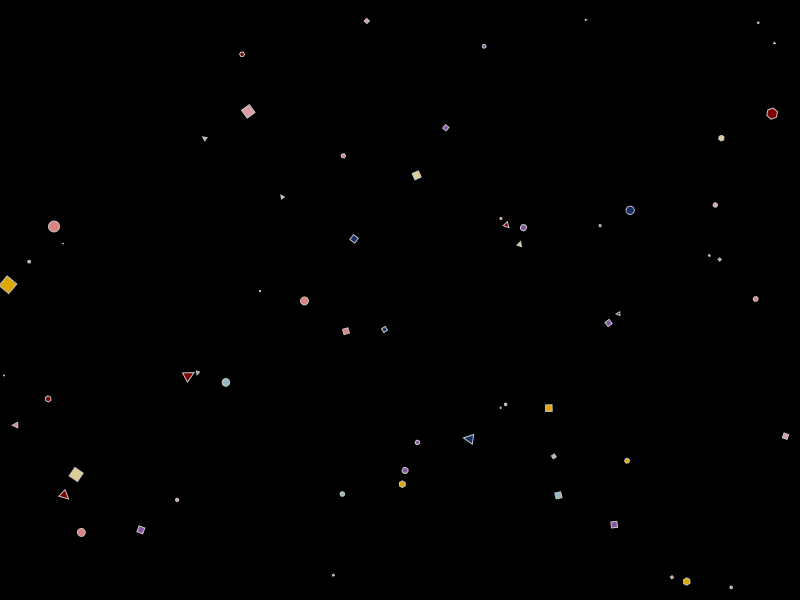
Frame 1 (no input)
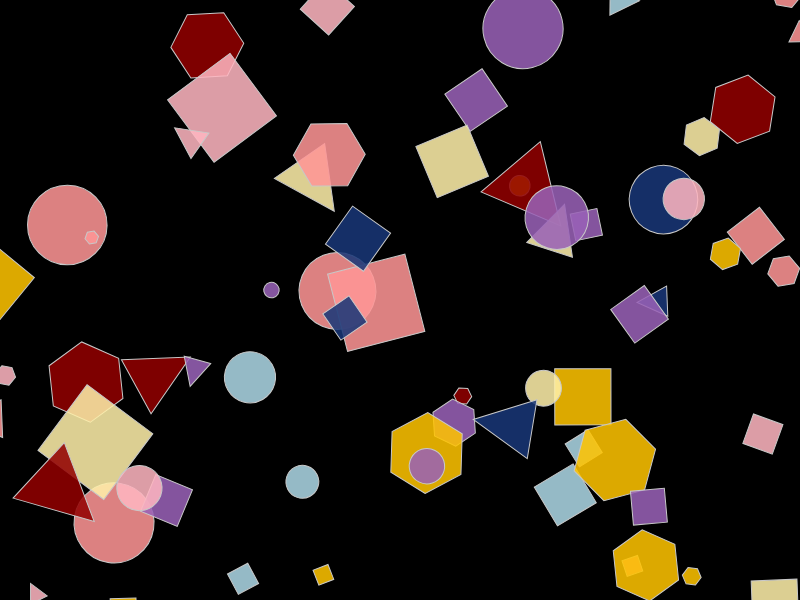
Frame 60 (no input)
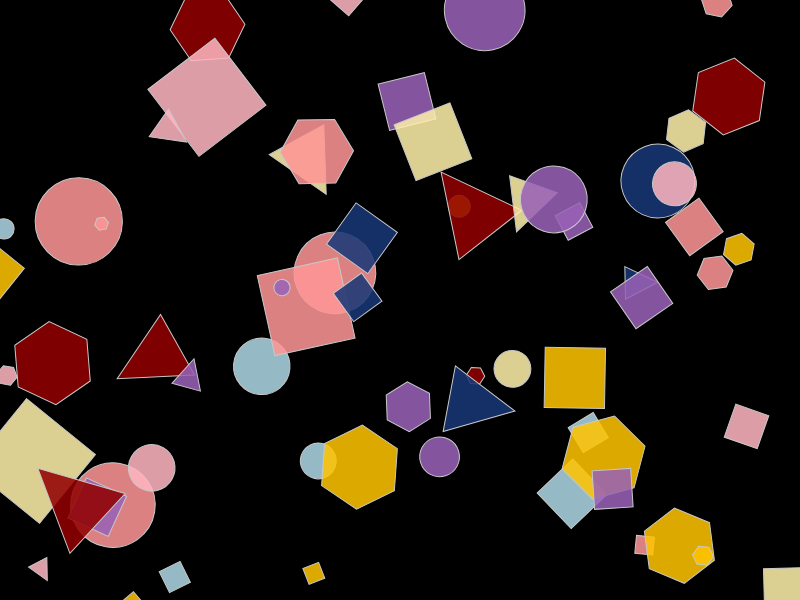
Frame 120 (the mouse pressed at the canvas centre since frame 60)

The p5.js sketch that drew these frames (run headless with seeded random() and noise() and a simulated clock; from frame 60 on, the mouse is pressed at the canvas centre):

// p5.js sketch
// ── sketch.js
let art = [];
val = "rgb(255, 196, 0)";
const palette = [
  [173, 216, 230], [255, 182, 193], [255, 150, 150],
  [25, 55, 120], [255, 240, 170], [146, 0, 0], [153, 98, 184],
  [255, 196, 0]
];

function generateArt() {
  art = [];
  const count = floor(random(35, 81)); //floor rondt het getal naar beneden af. 
  for (let i = 0; i < count; i++) {
    const baseSize = random(14, 100); //kiest de groote tussen 14 en 100.

    //constructor. 
    art.push({ //art.push() is dat ik iets toevoeg aan het einde van de array. 
      x: random(-width / 2, width / 2), //random() kiest een willekeurig getal. 
      y: random(-height / 2, height / 2),
      size: baseSize,
      shape: i < 4 ? "square" : random(["circle", "square", "triangle", "hexagon"]),
      color: random(palette),
      speed: random(-0.025, 0.040), //hier krijgt een figuur een snelheid. het kan negatief en positief zijn.
      spinSpeed: i < 8 ? random(2, 5) : null,
      phase: random(TWO_PI), //two.pi betekent dat het een startfase aan een object geef voor de beweging.
      rotation: random(360)
    });
  }
}

function setup() {
  createCanvas(800, 600);
  angleMode(DEGREES);
  generateArt();
}

function draw() {
  val = "rgb(0, 0, 0)";
  background(0);
  translate(width / 2, height / 2);
  stroke(200);

  //de tekening
  //art.length zegt hoeveel objecten erin zitten.
  //const drift = frameCount * figuren.speed * 60; = berekent de beweging. 
  for (let i = 0; i < art.length; i++) {
    const figuren = art[i];
    const drift = frameCount * figuren.speed * 60;
    const size = figuren.size * (1 * sin(frameCount * 2 + figuren.phase));
    //const size = figuren.size * (1 * sin(frameCount * 2 + figuren.phase)); hier laat ik de figuren, 
    //groter en kleiner worden. 
    //sin() geeft een waarde die steeds heen en weer gaat. 

    push(); //push() bewaart de huidige tekeninstellingen.
    translate( //translate() verplaatst het punt waar je gaat tekenen.
      figuren.x + sin(drift + figuren.phase) * 40, // bepaalt hoe groot die beweging is. 
      figuren.y + cos(drift + figuren.phase) * 18
    );
    //rotate(figuren.rotation + frameCount * figuren.speed); = hier laat ik de figuren draaien. 
    rotate(figuren.rotation + frameCount * (figuren.spinSpeed ?? figuren.speed));

    //tekening figuren. 
    fill(figuren.color[0], figuren.color[1], figuren.color[2], 220);
    if (figuren.shape === "circle") {
      ellipse(0, 0, size, size);
    } else if (figuren.shape === "triangle") {
      triangle(-size / 2, size / 2, 0, -size / 2, size / 2, size / 2);
    } else if (figuren.shape === "hexagon") {

      const radius = size / 2;
      beginShape();
      for (let j = 0; j < 6; j++) {
        const angle = (360 / 6) * j - 90;
        vertex(radius * cos(angle), radius * sin(angle));
      }
      endShape(CLOSE);
    } else {
      rectMode(CENTER);
      rect(0, 0, size, size);
    }
    pop();
  }
}

//als ik op enter druk dan veranderen de kleuren van de figuren. 
//kleur.some((waarde, index) => waarde !== figuren.color[index]) = Deze kleur is anders,
// dus deze kleur mag in andereKleuren.
function keyPressed() {
  if (keyCode === ENTER) {
    for (const figuren of art) {
      const andereKleuren = palette.filter((kleur) => //filter() kijkt naar alle kleuren in palette
        kleur.some((waarde, index) => waarde !== figuren.color[index])
      );
      figuren.color = random(andereKleuren);
      figuren.x = random(-width / 2, width / 2);
      figuren.y = random(-height / 2, height / 2);
    }
    return false;
  }
}
